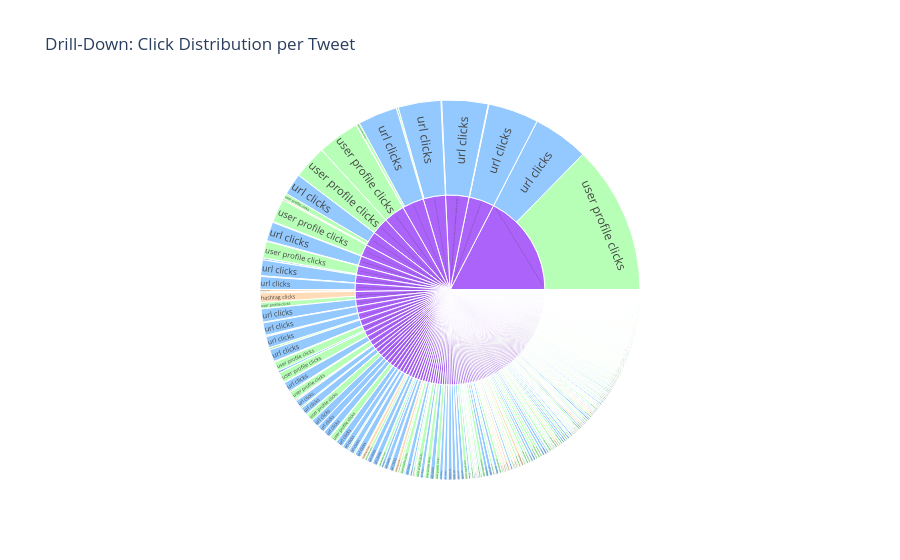

Notebook cell for this chart:
### Code cell
import pandas as pd
import matplotlib.pyplot as plt
import plotly.express as px

# 📌 Update this path with your macOS username
file_path = "/Users/anu/Downloads/Tweet.xlsx"  # Change 'your_username'

# Load the Excel file
df = pd.read_excel(file_path)

# Ensure column names match your dataset (adjust if needed)
# Example column names: "Tweet", "Impressions", "URL Clicks", "Profile Clicks", "Hashtag Clicks"

# Filter tweets with impressions > 500
filtered_df = df[df["impressions"] > 500]

# Calculate total clicks for each tweet
filtered_df["Total Clicks"] = filtered_df[["url clicks", "user profile clicks", "hashtag clicks"]].sum(axis=1)

# Aggregate total clicks across categories
aggregated_clicks = filtered_df[["url clicks", "user profile clicks", "hashtag clicks"]].sum()

# 📊 Generate Pie Chart for overall proportions
plt.figure(figsize=(8, 8))
plt.pie(
    aggregated_clicks,
    labels=aggregated_clicks.index,
    autopct='%1.1f%%',
    startangle=140,
    colors=["#66b3ff", "#99ff99", "#ffcc99"]
)
plt.title("Proportion of Total Clicks (Tweets with >500 Impressions)")
plt.show()

# 🔍 Interactive Drill-Down Visualization with Plotly
fig = px.sunburst(
    filtered_df.melt(id_vars=["Tweet"], value_vars=["url clicks", "user profile clicks", "hashtag clicks"]),
    path=["Tweet", "variable"],
    values="value",
    color="variable",
    title="Drill-Down: Click Distribution per Tweet",
    color_discrete_map={"url clicks": "#66b3ff", "user profile clicks": "#99ff99", "hashtag clicks": "#ffcc99"}
)

fig.show()

### Figure 1 — Plotly figure (JSON) as saved in the notebook; plotly's stock layout.template omitted (floating-point values rounded to 4 significant figures; data arrays with more than 128 entries replaced by an {"elided": "..."} marker saying what was removed)
{"data": [{"branchvalues": "total", "customdata": {"elided": "1608x1 str values"}, "domain": {"x": [0, 1], "y": [0, 1]}, "hovertemplate": "labels=%{label}<br>value=%{value}<br>parent=%{parent}<br>id=%{id}<br>variable=%{customdata[0]}<extra></extra>", "ids": {"elided": "1608 str values"}, "labels": {"elided": "1608 str values"}, "marker": {"colors": {"elided": "1608 str values"}}, "name": "", "parents": {"elided": "1608 str values"}, "type": "sunburst", "values": {"elided": "1608 int values"}}], "layout": {"autosize": true, "legend": {"tracegroupgap": 0}, "title": {"text": "Drill-Down: Click Distribution per Tweet"}}}
